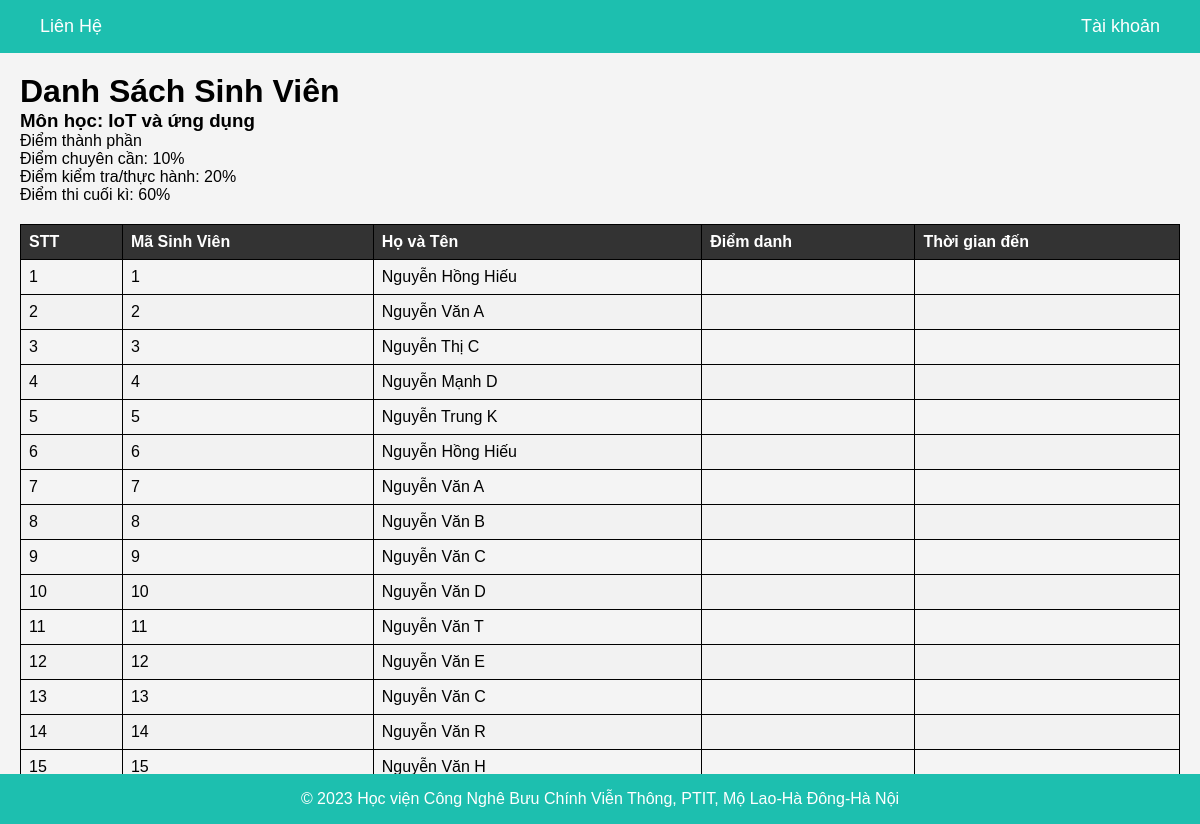
Page /newpage on the committed database.
### models/Model.py (models this page shows)
class Student(db.Model):
    id = db.Column(db.Integer, primary_key=True)
    student_id = db.Column(db.String(20), nullable=False)
    name = db.Column(db.String(100), nullable=False)
    class_credits = db.Column(db.String(20), nullable=False)
    phone_number = db.Column(db.String(15), nullable=True)
    email = db.Column(db.String(255), nullable=False)
    course_id = db.Column(db.Integer, db.ForeignKey('course.id'), nullable=False)

### main.py (the view)
@app.route('/newpage')
def newpage():
    students = Student.query.all()
    return render_template('newpage.html', students=students)

### templates/newpage.html (shortened to what this page needs)
<!DOCTYPE html>
<html lang="en">
<head>
    <link rel="stylesheet" href="{{ url_for('static', filename='style/styleNewpage.css') }}">
</head>
<body>
    <header>
        <nav>
            <ul>
                <li><a href="#">Liên Hệ</a></li>
                <li><a href="#">Tài khoản</a></li>
            </ul>
        </nav>
    </header>
    <main>
        <h1>Danh Sách Sinh Viên</h1>
        <h3>Môn học: IoT và ứng dụng</h3>
        <p>Điểm thành phần</p>
        <p>Điểm chuyên cần: 10%</p>
        <p>Điểm kiểm tra/thực hành: 20%</p>
        <p>Điểm thi cuối kì: 60%</p>
        <table id="student-table">
            <thead>
                <tr>
                    <th>STT</th>
                    <th>Mã Sinh Viên</th>
                    <th>Họ và Tên</th>
                    <th>Điểm danh</th>
                    <th>Thời gian đến</th>
                </tr>
            </thead>
            <tbody>
                {% for i in range(students|length): %}
                    <tr>
                        <td>{{ i + 1 }}</td>
                        <td>{{ students[i].id }}</td>
                        <td>{{ students[i].name }}</td>
                        <td id="attendee_{{students[i].id}}"></td>
                        <td id="time_{{students[i].id}}"></td>
                    </tr>
                {% endfor %}
            </tbody>
        </table>
        <button id="exportButton">Xuất File</button>
    </main>
    <footer>
        <p>&copy; 2023 Học viện Công Nghê Bưu Chính Viễn Thông, PTIT, Mộ Lao-Hà Đông-Hà Nội</p>
    </footer>
</body>
</html>

### static/style/styleNewpage.css (style rules this page uses)
* { margin: 0; padding: 0; box-sizing: border-box; }
body { font-family: Arial, sans-serif; background-color: #f4f4f4; margin: 0; padding: 0; }
header { background-color: #1dbfaf; color: #fff; padding: 1rem 0; }
nav ul { list-style: none; }
nav ul li { display: inline; margin-right: 40px; margin-left: 40px; }
nav ul li a { color: #fff; text-decoration: none; font-size: 18px; }
nav ul li:last-child { float: right; }
main { padding: 20px; }
table { width: 100%; border-collapse: collapse; margin-top: 20px; }
th, td { border: 1px solid #ddd; padding: 10px; text-align: left; }
th { background-color: #333; color: #fff; }
tr:nth-child(even) { background-color: #f2f2f2; }
footer { background-color: #1dbfaf; color: #fff; text-align: center; padding: 1rem 0; position: fixed; bottom: 0; width: 100%; }
#student-table { border-collapse: collapse; width: 100%; position: relative; }
#student-table th, #student-table td { border: 1px solid black; padding: 8px; text-align: left; }
#exportButton { margin: 10px; float: right; }

### rows in the picture
Student: id "1", name "Nguyễn Hồng Hiếu"
Student: id "2", name "Nguyễn Văn A"
Student: id "3", name "Nguyễn Thị C"
Student: id "4", name "Nguyễn Mạnh D"
Student: id "5", name "Nguyễn Trung K"
Student: id "6", name "Nguyễn Hồng Hiếu"
Student: id "7", name "Nguyễn Văn A"
Student: id "8", name "Nguyễn Văn B"
Student: id "9", name "Nguyễn Văn C"
Student: id "10", name "Nguyễn Văn D"
Student: id "11", name "Nguyễn Văn T"
Student: id "12", name "Nguyễn Văn E"
Student: id "13", name "Nguyễn Văn C"
Student: id "14", name "Nguyễn Văn R"
Student: id "15", name "Nguyễn Văn H"

### other values in the picture
{{ i + 1 }} "1" "2" "3" "4" "5" "6" "7" "8" "9" "10" "11" "12" "13" "14" "15"
